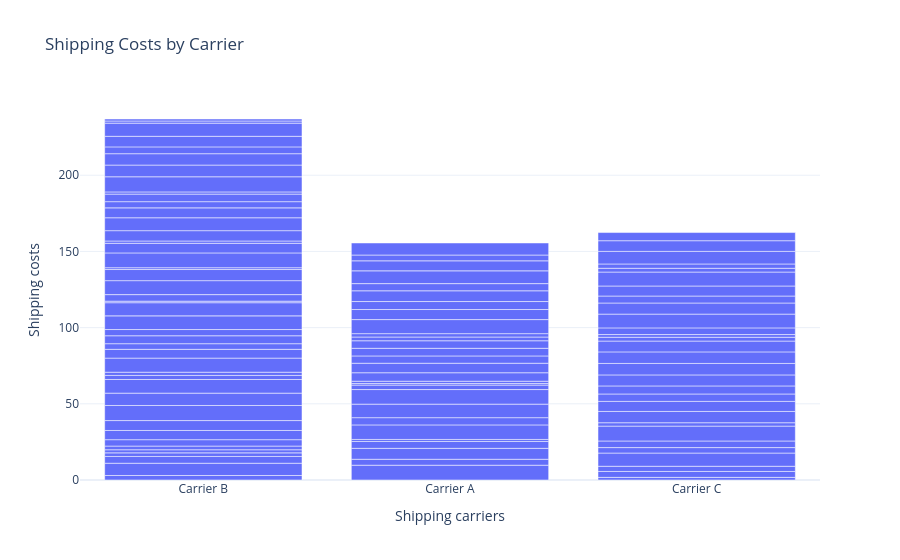

This figure's notebook cell:
### Markdown cell above
Cost Analysis

Now let’s analyze the shipping cost of Carriers:

### Code cell
shipping_cost_chart = px.bar(data, x='Shipping carriers', 
                             y='Shipping costs', 
                             title='Shipping Costs by Carrier')
shipping_cost_chart.show()

### Figure 1 — Plotly figure (JSON) as saved in the notebook; plotly's stock layout.template omitted (floating-point values rounded to 4 significant figures)
{"data": [{"hovertemplate": "Shipping carriers=%{x}<br>Shipping costs=%{y}<extra></extra>", "legendgroup": "", "marker": {"color": "#636efa", "pattern": {"shape": ""}}, "name": "", "orientation": "v", "showlegend": false, "textposition": "auto", "type": "bar", "x": ["Carrier B", "Carrier A", "Carrier B", "Carrier C", "Carrier A", "Carrier B", "Carrier C", "Carrier B", "Carrier C", "Carrier A", "Carrier C", "Carrier A", "Carrier A", "Carrier A", "Carrier B", "Carrier B", "Carrier B", "Carrier C", "Carrier C", "Carrier A", "Carrier A", "Carrier B", "Carrier A", "Carrier A", "Carrier C", "Carrier C", "Carrier B", "Carrier C", "Carrier B", "Carrier B", "Carrier B", "Carrier B", "Carrier C", "Carrier C", "Carrier A", "Carrier C", "Carrier B", "Carrier A", "Carrier B", "Carrier A", "Carrier C", "Carrier B", "Carrier C", "Carrier B", "Carrier C", "Carrier B", "Carrier B", "Carrier B", "Carrier C", "Carrier C", "Carrier A", "Carrier A", "Carrier B", "Carrier B", "Carrier B", "Carrier A", "Carrier C", "Carrier B", "Carrier A", "Carrier B", "Carrier C", "Carrier C", "Carrier C", "Carrier A", "Carrier C", "Carrier C", "Carrier A", "Carrier C", "Carrier B", "Carrier B", "Carrier B", "Carrier A", "Carrier A", "Carrier B", "Carrier A", "Carrier C", "Carrier A", "Carrier B", "Carrier B", "Carrier B", "Carrier C", "Carrier B", "Carrier A", "Carrier B", "Carrier A", "Carrier C", "Carrier B", "Carrier A", "Carrier A", "Carrier B", "Carrier B", "Carrier B", "Carrier B", "Carrier C", "Carrier B", "Carrier B", "Carrier C", "Carrier A", "Carrier B", "Carrier B"], "xaxis": "x", "y": [2.957, 9.717, 8.054, 1.73, 3.891, 4.444, 3.881, 2.348, 3.405, 7.167, 8.673, 4.524, 1.325, 9.537, 2.04, 2.422, 4.191, 3.585, 4.339, 4.743, 8.878, 6.038, 9.568, 2.925, 9.741, 2.231, 6.508, 7.407, 9.898, 8.101, 8.955, 2.68, 6.599, 4.858, 1.019, 5.288, 2.108, 1.533, 9.236, 5.563, 7.23, 5.773, 7.526, 3.694, 7.577, 5.215, 4.071, 8.979, 7.096, 2.506, 6.248, 4.783, 8.631, 1.013, 4.305, 5.014, 1.774, 9.161, 4.938, 7.294, 4.381, 9.03, 7.292, 2.458, 4.585, 6.581, 2.216, 9.148, 1.194, 9.705, 6.316, 9.228, 6.6, 1.513, 5.238, 2.474, 7.055, 6.781, 8.467, 6.496, 2.833, 4.066, 4.708, 4.95, 8.382, 8.249, 1.454, 6.576, 3.801, 9.93, 7.674, 7.472, 4.47, 7.006, 6.943, 8.63, 5.353, 7.905, 1.41, 1.311], "yaxis": "y"}], "layout": {"barmode": "relative", "legend": {"tracegroupgap": 0}, "title": {"text": "Shipping Costs by Carrier"}, "xaxis": {"anchor": "y", "domain": [0, 1], "title": {"text": "Shipping carriers"}}, "yaxis": {"anchor": "x", "domain": [0, 1], "title": {"text": "Shipping costs"}}}}
